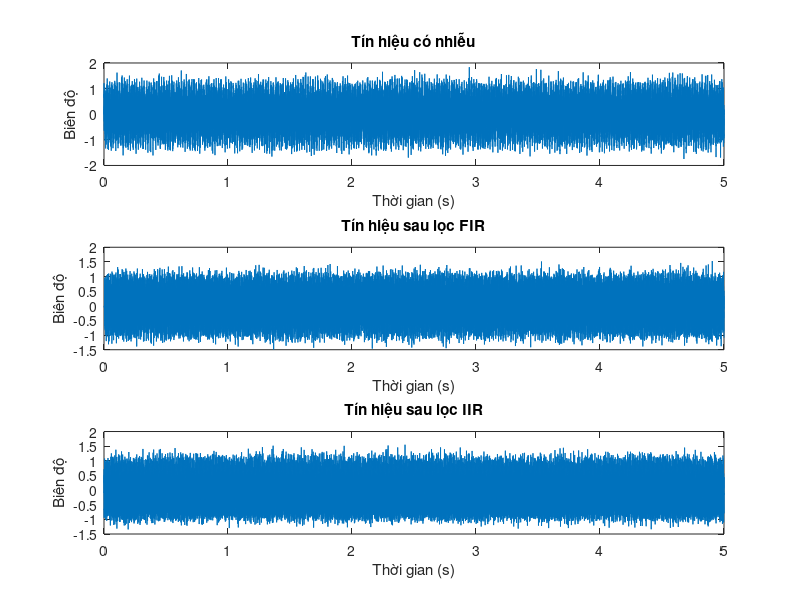

The MATLAB script that drew this image: (Note: this script raises an error after producing the figure.)
%  CHỦ ĐỀ: LỌC NHIỄU TÍN HIỆU ÂM THANH GIẢ LẬP
%  Mục tiêu:
%   - Tạo tín hiệu âm thanh ảo (giọng nói mô phỏng bằng sóng sin)
%   - Thêm nhiễu trắng và nhiễu 50Hz
%   - Lọc bằng bộ lọc FIR và IIR
%   - So sánh kết quả lọc (đồ thị & âm thanh)
%  
%  Ngôn ngữ: MATLAB
%  Thành viên: Bùi Ngọc Hải - Nguyễn Anh Quân - Đoàn Xuân Quyền


clc; clear; close all;

# 1. TẠO TÍN HIỆU ÂM THANH GIẢ LẬP
Fs = 8000;                % Tần số lấy mẫu (Hz)
t = 0:1/Fs:5;             % Thời gian 5 giây
f1 = 440; f2 = 660;       % Hai tần số mô phỏng (A4 và E5)
x = 0.6*sin(2*pi*f1*t) + 0.4*sin(2*pi*f2*t);  % Âm thanh tổng hợp

# 2. THÊM NHIỄU TRẮNG + NHIỄU 50Hz
white_noise = 0.2*randn(size(x));    % Nhiễu trắng
f_noise = 50;                        % Nhiễu 50Hz
hum_noise = 0.3*sin(2*pi*f_noise*t); % Nhiễu nguồn điện
x_noisy = x + white_noise + hum_noise;

# 3. THIẾT KẾ BỘ LỌC FIR THÔNG DẢI
Wn = [100 3000]/(Fs/2);    % Dải thông (100Hz–3kHz)
N = 80;                    % Bậc lọc FIR
b_fir = fir1(N, Wn, 'bandpass'); 
y_fir = filter(b_fir, 1, x_noisy);

#4. THIẾT KẾ BỘ LỌC IIR (BUTTERWORTH)
[b_iir, a_iir] = butter(6, Wn, 'bandpass');
y_iir = filter(b_iir, a_iir, x_noisy);

# 5. VẼ ĐỒ THỊ TÍN HIỆU
figure('Name','So sánh tín hiệu trước và sau lọc');
subplot(3,1,1);
plot(t, x_noisy); title('Tín hiệu có nhiễu');
xlabel('Thời gian (s)'); ylabel('Biên độ');

subplot(3,1,2);
plot(t, y_fir); title('Tín hiệu sau lọc FIR');
xlabel('Thời gian (s)'); ylabel('Biên độ');

subplot(3,1,3);
plot(t, y_iir); title('Tín hiệu sau lọc IIR');
xlabel('Thời gian (s)'); ylabel('Biên độ');
sgtitle('So sánh kết quả lọc tín hiệu âm thanh giả lập');

# 6. PHÂN TÍCH MIỀN TẦN SỐ
n = length(x);
f = (0:n-1)*(Fs/n);
X_noisy = abs(fft(x_noisy));
Y_fir = abs(fft(y_fir));
Y_iir = abs(fft(y_iir));

figure('Name','Phổ biên độ tín hiệu');
plot(f(1:n/2), X_noisy(1:n/2), 'r', 'DisplayName','Tín hiệu có nhiễu'); hold on;
plot(f(1:n/2), Y_fir(1:n/2), 'b', 'DisplayName','Sau lọc FIR');
plot(f(1:n/2), Y_iir(1:n/2), 'g', 'DisplayName','Sau lọc IIR');
xlabel('Tần số (Hz)'); ylabel('Biên độ');
legend; grid on;
title('Phổ biên độ tín hiệu trước và sau lọc');

#️ 7. NGHE KẾT QUẢ
disp('# Phát tín hiệu có nhiễu...');
sound(x_noisy, Fs); pause(3);

disp('# Phát tín hiệu sau lọc FIR...');
sound(y_fir, Fs); pause(3);

disp('# Phát tín hiệu sau lọc IIR...');
sound(y_iir, Fs);

disp('# Hoàn tất! Đã lọc và so sánh FIR/IIR cho tín hiệu giả lập.');

